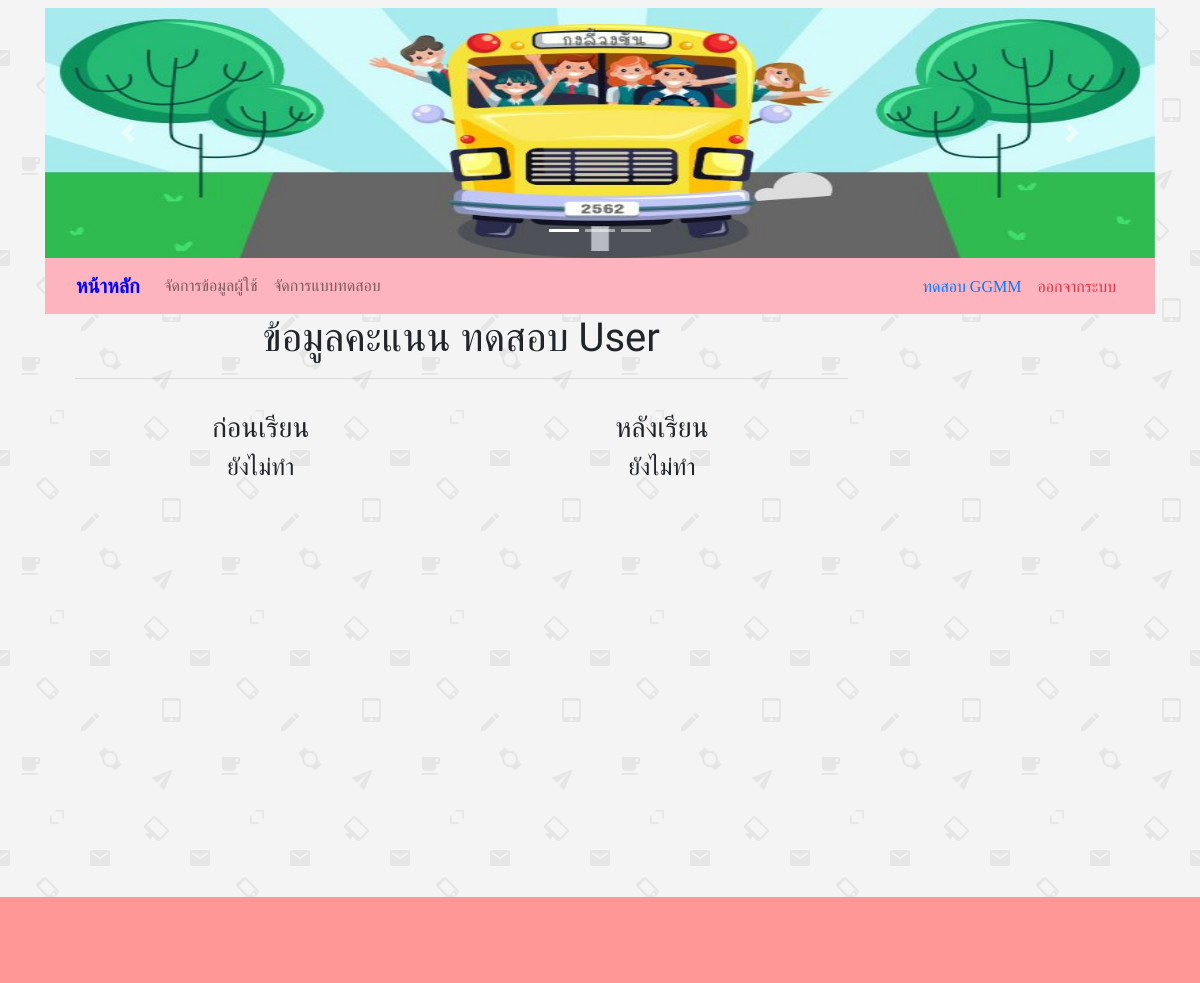
Page /admin/index.php?anws&user_id=48 (signed in) on the earlier database version.
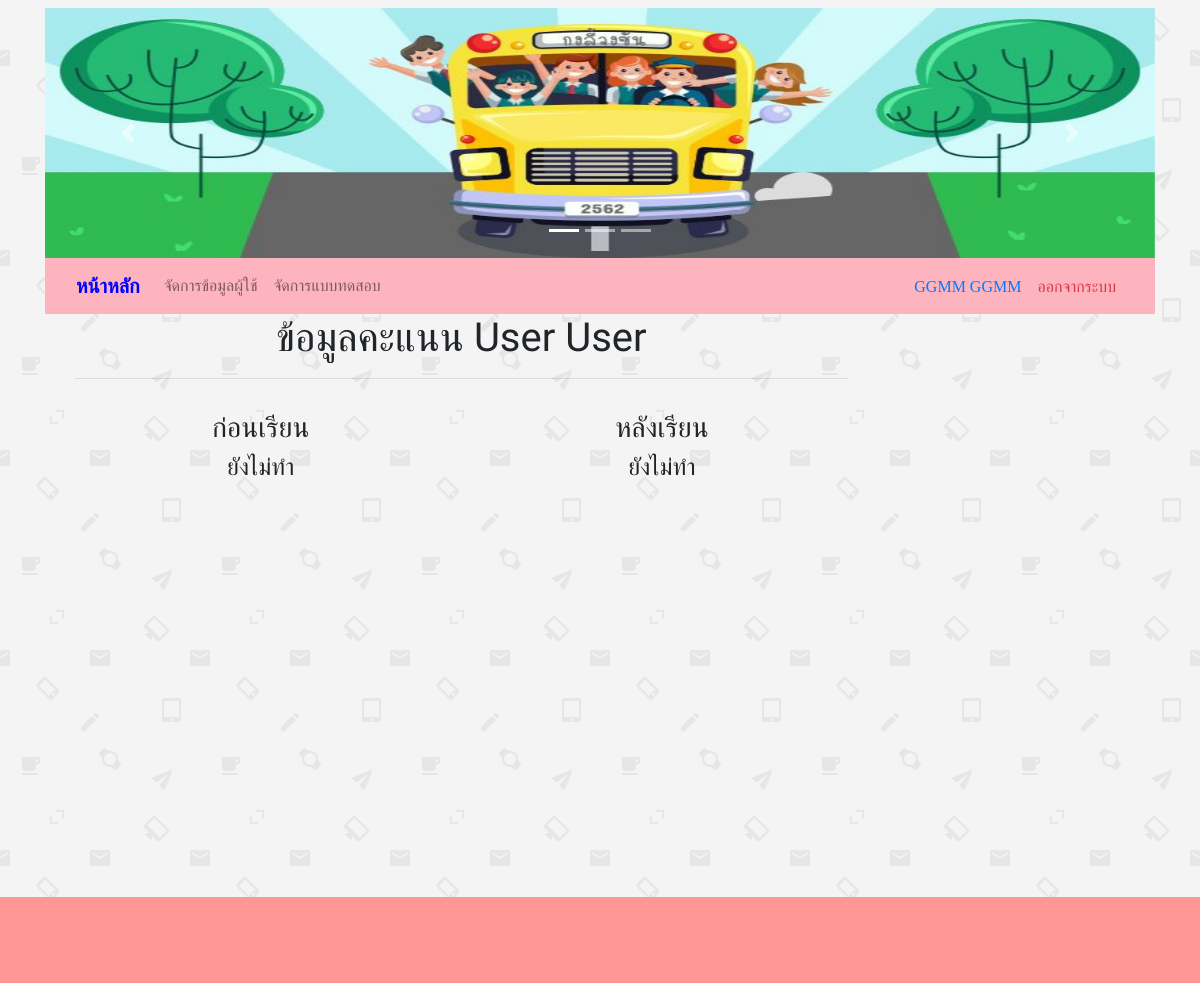
Same page on the later database version.
### tables this page shows
CREATE TABLE `user` (
  `ID` int(5) NOT NULL,
  `Username` varchar(50) NOT NULL,
  `Password` varchar(200) NOT NULL,
  `Firstname` varchar(100) NOT NULL,
  `Lastname` varchar(100) NOT NULL,
  `email` varchar(100) NOT NULL,
  `phone` text NOT NULL,
  `Userlevel` varchar(1) NOT NULL,
  `user_date` date NOT NULL,
  `session_id` varchar(50) NOT NULL,
  `Status` varchar(1) NOT NULL
);

### admin/show_user_anwshow.php (the view, shortened to what the changed rows need)
<?php
$user_id = $_GET['user_id'];
$query_usertesting = "SELECT * FROM user_testing where user_bf = 'bff' and user_id = '$user_id'";
$usertesting = mysqli_query($con,$query_usertesting) or die(mysqli_error());
$row_usertesting = mysqli_fetch_array($usertesting);
$query_usertestingaf = "SELECT * FROM user_testing where user_bf = 'af' and user_id = '$user_id'";
$usertestingaf = mysqli_query($con,$query_usertestingaf) or die(mysqli_error());
$row_usertestingaf = mysqli_fetch_array($usertestingaf);
$query_learning = "SELECT * FROM user_learning where user_id = '$user_id' ";
$learning = mysqli_query($con,$query_learning) or die(mysqli_error());
$row_learning = mysqli_fetch_array($learning);
$user = "SELECT Firstname,Lastname FROM user where ID = '$user_id' ";
$usera = mysqli_query($con,$user) or die(mysqli_error());
$row_usera = mysqli_fetch_array($usera);
?>
<div class="col-md-9">
	<div class="container">
		<div class="row">
			<div class="col-md-12">
				<h1 class="text-center" >ข้อมูลคะแนน <?php echo $row_usera['Firstname']."  ".$row_usera['Lastname']; ?></h1>
				<hr>
			</div>
		</div>
	</div>
	<div class="py-3">
		<div class="container">
			<div class="row">
				<div class="col-md-6">
					<center><h3>ก่อนเรียน</h3></center>
					<?php if ($row_learning['user_learning_bf'] != '') {?>
						<div class="text-right">
							<h4>คะแนน <?php echo $row_learning['user_learning_bf']; ?></h4>
						</div>
						<select class="custom-select" multiple disabled size="15">
							<?php
							$i = 1;
							do{
								$query_testing = "SELECT * FROM testing where id = ".$row_usertesting['testing_id'];
								$testing = mysqli_query($con,$query_testing) or die(mysqli_error());
								$row_testing = mysqli_fetch_array($testing);
								$totalRows_testing = mysqli_num_rows($testing);
								do {
									$c1 = '';
									$c2 = '';
									$c3 = '';
									$c4 = '';
									if ($row_usertesting['testing_id'] == $row_testing["id"] && $row_usertesting['user_anw'] == $row_testing["answer"]) {
										$c1 = 'selected';
									}elseif ($row_usertesting['testing_id'] == $row_testing["id"] && $row_usertesting['user_anw'] == $row_testing["answer"]) {
										$c2 = 'selected';
									}elseif ($row_usertesting['testing_id'] == $row_testing["id"] && $row_usertesting['user_anw'] == $row_testing["answer"]) {
										$c3 = 'selected';
									}elseif ($row_usertesting['testing_id'] == $row_testing["id"] && $row_usertesting['user_anw'] == $row_testing["answer"]) {
										$c4 = 'selected';
									}
									?>
									<option value="0"><?php echo $i ?>).<?php echo $row_testing["question"]; ?></option>
									<option value="1" <?php echo $c1; ?> >ก. <?php echo $row_testing["c1"];?></option>
									<option value="2" <?php echo $c2; ?> >ข. <?php echo $row_testing["c2"];?></option>
									<option value="3" <?php echo $c3; ?> >ค. <?php echo $row_testing["c3"];?></option>
									<option value="4" <?php echo $c4; ?> >ง. <?php echo $row_testing["c4"];?></option>
									<option value=""></option>
									<?php
								} while ( $row_testing = mysqli_fetch_assoc($testing) );
								$i++;
							} while ( $row_usertesting = mysqli_fetch_array($usertesting));
							?>
						</select>
					<?php }else{
						echo '<center><h4>ยังไม่ทำ</h4></center>';
					} ?>
				</div>
				<div class="col-md-6">
					<center><h3>หลังเรียน</h3></center>
					<?php if ($row_learning['user_learning_af'] != '') {?>
						<div class="text-right">
							<h4>คะแนน <?php echo $row_learning['user_learning_af']; ?></h4>
						</div>
						<select class="custom-select" multiple disabled size="15">
							<?php
							$i = 1;
							do{
								$query_testing = "SELECT * FROM testing where id = ".$row_usertestingaf['testing_id'];
								$testing = mysqli_query($con,$query_testing) or die(mysqli_error());
								$row_testing = mysqli_fetch_array($testing);
								$totalRows_testing = mysqli_num_rows($testing);
								do {
									$c1 = '';
									$c2 = '';
									$c3 = '';
									$c4 = '';
									if ($row_usertestingaf['testing_id'] == $row_testing["id"] && $row_usertestingaf['user_anw'] == $row_testing["answer"]) {
										$c1 = 'selected';
									}elseif ($row_usertestingaf['testing_id'] == $row_testing["id"] && $row_usertestingaf['user_anw'] == $row_testing["answer"]) {
										$c2 = 'selected';
									}elseif ($row_usertestingaf['testing_id'] == $row_testing["id"] && $row_usertestingaf['user_anw'] == $row_testing["answer"]) {
										$c3 = 'selected';
									}elseif ($row_usertestingaf['testing_id'] == $row_testing["id"] && $row_usertestingaf['user_anw'] == $row_testing["answer"]) {
										$c4 = 'selected';
									}
									?>
									<option value="0"><?php echo $i ?>).<?php echo $row_testing["question"]; ?></option>
									<option value="1" <?php echo $c1; ?> >ก. <?php echo $row_testing["c1"];?></option>
									<option value="2" <?php echo $c2; ?> >ข. <?php echo $row_testing["c2"];?></option>
									<option value="3" <?php echo $c3; ?> >ค. <?php echo $row_testing["c3"];?></option>
									<option value="4" <?php echo $c4; ?> >ง. <?php echo $row_testing["c4"];?></option>
									<option value=""></option>
									<?php
								} while ( $row_testing = mysqli_fetch_assoc($testing) );
								$i++;
							} while ( $row_usertestingaf = mysqli_fetch_array($usertestingaf));
							?>
						</select>
					<?php }else{
						echo '<center><h4>ยังไม่ทำ</h4></center>';
					} ?>
				</div>
			</div>
		</div>
	</div>
	<div class="py-5">
	</div>
</div>

### admin/navbar.php (shortened to what the changed rows need)
 <?php include '../model.php'; ?>
 <nav class="navbar navbar-expand-md navbar-light" style="background: #FDB4BF;">
  <div class="container">
  <div class="collapse navbar-collapse" id="navbar6">
    <ul class="navbar-nav ml-auto">
      <li class="nav-item">
        <?php
        if (isset($_SESSION["Userlevel"]) == "A") { ?>
         <a class='fa text-primary nav-link' ><?php echo $_SESSION["User"]; ?></a>
       </li>
       <li class="nav-item">
         <?php echo "<a class='fa text-danger nav-link' href='logout.php'>ออกจากระบบ</a>"; }
         ?>
       </li>
     </ul>
   </div>
 </div>
</nav>

Differences in the rows shown:
changed user "User": Firstname "ทดสอบ" → "User"
Other differences:
$_SESSION["User"]: "ทดสอบ GGMM" → "GGMM GGMM"
